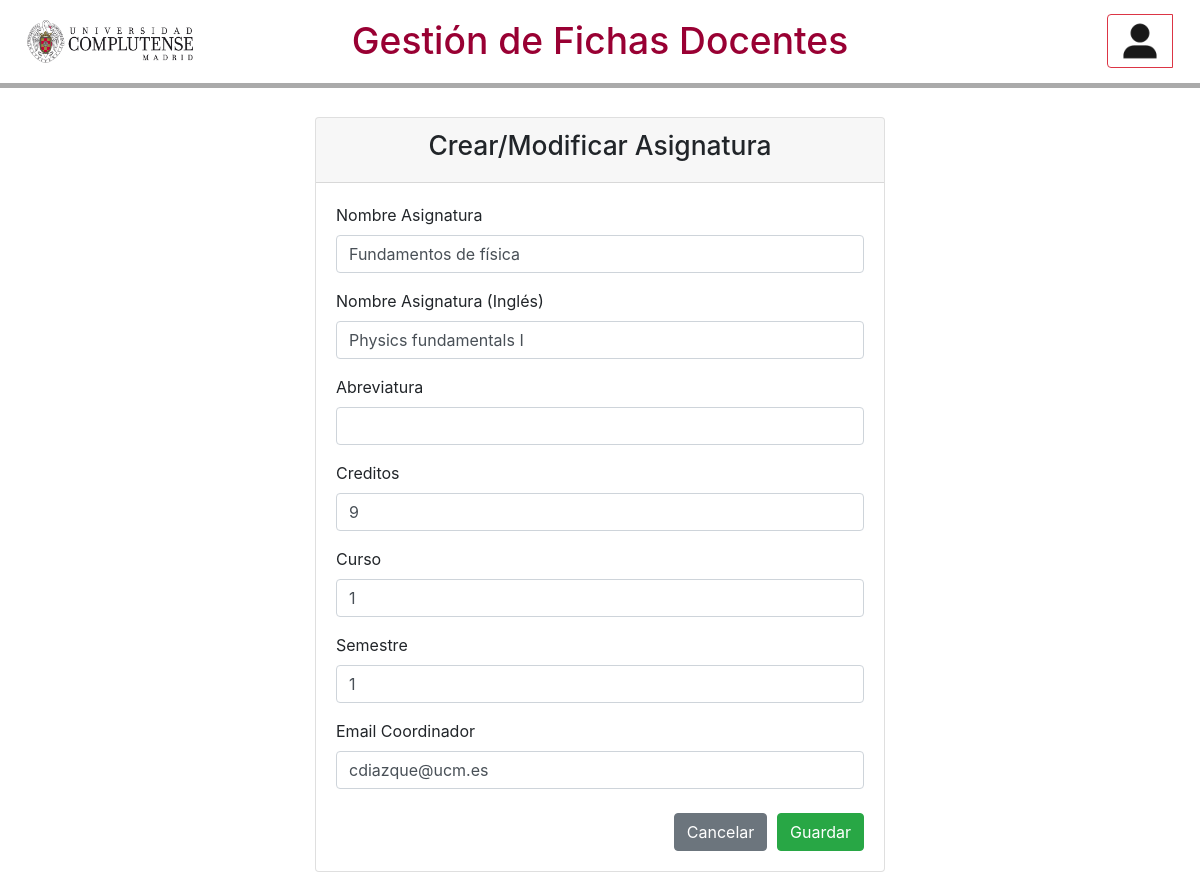
The page /asignatura.php?IdGrado=808&IdAsignatura=800490 (signed in) on the database its author committed.
### tables this page shows
CREATE TABLE `asignatura` (
  `IdAsignatura` int(6) NOT NULL,
  `NombreAsignatura` varchar(100) NOT NULL,
  `Abreviatura` varchar(5) NOT NULL,
  `Curso` int(1) NOT NULL,
  `Semestre` int(1) NOT NULL,
  `NombreAsignaturaIngles` varchar(100) DEFAULT NULL,
  `Creditos` float NOT NULL,
  `CoordinadorAsignatura` varchar(50) NOT NULL,
  `Estado` varchar(1) NOT NULL,
  `Activo` boolean NOT NULL,
  `IdMateria` int(6) NOT NULL
);

### includes/DataSource.php (called while the page is built, shortened)
<?php
require_once('config.php');
class DataSource{
    private $dsn;
    private $dbh;
    public  function __construct(){
        try{
            $this->dsn = "mysql:host=".BD_HOST.";dbname=".BD_NAME."";
            $this->dbh= new \PDO($this->dsn,BD_USER,BD_PASS);
        }
        catch(\PDOException $e){
            echo $e->getMessage();
        }
    }
    public function executeQuery($sql,$values){
        if(isset($this->dsn)&&isset($this->dbh)&&isset($sql)){
            $query=$this->dbh->prepare($sql);
            $query->execute($values);
            $results=$query->fetchAll(\PDO::FETCH_ASSOC);
            return $results;
        }else{
            return -1;
        }
    }
}

### includes/Integracion/Asignatura/DAOAsignaturaImplements.php (called while the page is built, shortened)
<?php
class DAOAsignaturaImplements implements DAOAsignatura
{
    public static function findAsignatura($idAsignatura)
    {
        $singletonDataSource = new SingletonDataSource();
        $dataSource = $singletonDataSource->getInstance();
        $sql = "SELECT * FROM asignatura WHERE IdAsignatura = :idAsignatura";
        $values = array(':idAsignatura' => $idAsignatura);
        $results = $dataSource->executeQuery($sql, $values);
        return $results;
    }
}

### includes/Negocio/Asignatura/SAAsignaturaImplements.php (called while the page is built, shortened)
<?php
require_once('includes/Negocio/Asignatura/Asignatura.php');
class SAAsignaturaImplements implements SAAsignatura
{
    public static function findAsignatura($idAsignatura)
    {
        $factoriesDAO = new FactoriesDAOImplements();
        $DAOAsignatura = $factoriesDAO->createDAOAsignatura();
        $asignatura = $DAOAsignatura->findAsignatura($idAsignatura);
        if ($asignatura && count($asignatura) === 1) {
            $asignatura = new Asignatura(
                $asignatura[0]['IdAsignatura'],
                $asignatura[0]['NombreAsignatura'],
                $asignatura[0]['Abreviatura'],
                $asignatura[0]['Curso'],
                $asignatura[0]['Semestre'],
                $asignatura[0]['NombreAsignaturaIngles'],
                $asignatura[0]['Creditos'],
                $asignatura[0]['CoordinadorAsignatura'],
                $asignatura[0]['Estado'],
                $asignatura[0]['Activo'],
                $asignatura[0]['IdMateria']
            );
        }
        else{
           $asignatura=null;
        }
        return $asignatura;
    }
}

### includes/Presentacion/FactoriaComandos/Asignatura/CommandFindAsignatura.php (called while the page is built, shortened)
<?php
class CommandFindAsignatura implements Command
{
    public function execute($data)
    {
        $factorySA = new FactorySAImplements();
        $saAsignatura = $factorySA->createSAAsignatura();
        $asignatura = $saAsignatura->findAsignatura($data);
        $responseContext = null;
        if (isset($asignatura)) {
            $responseContext = new Context(FIND_ASIGNATURA_OK, $asignatura);
        } else {
            $responseContext = new Context(FIND_ASIGNATURA_FAIL, null);
        }
        return $responseContext;
    }
}

### includes/Presentacion/Controlador/ControllerImplements.php (called while the page is built, shortened)
<?php
class ControllerImplements extends Controller
{
    public function action($context)
    {
        $factoryCommand = new FactoryCommandImplements;
        $command = $factoryCommand->getCommand($context->getEvent());
        $data = $context->getData();
        if ($command != null) {
            return $responseContext = $command->execute($data);
        }
        else return ERROR_EVENTO;
    }
}

### includes/SingletonDataSource.php (called while the page is built, shortened)
<?php
class SingletonDataSource{
    public static function getInstance(){
        if(!isset($data) || $data == NULL){
            $data = new \es\ucm\DataSource();
        }
        return $data;
    }
}

### includes/FormAsignatura.php (the view, shortened to what this page needs)
<?php
require_once('includes/Presentacion/Controlador/ControllerImplements.php');
class FormAsignatura extends Form
{
    protected function generaCamposFormulario($datosIniciales)
    {
        $abreviatura = isset($datosIniciales['Abreviatura']) ? $datosIniciales['Abreviatura'] : null;
        $nombreAsignatura = isset($datosIniciales['NombreAsignatura']) ?  $datosIniciales['NombreAsignatura'] : null;
        $nombreAsignaturaI = isset($datosIniciales['NombreAsignaturaI']) ?  $datosIniciales['NombreAsignaturaI'] : null;
        $creditos = isset($datosIniciales['Creditos']) ?  $datosIniciales['Creditos'] : null;
        $curso = isset($datosIniciales['Curso']) ?  $datosIniciales['Curso'] : null;
        $semestre = isset($datosIniciales['Semestre']) ?  $datosIniciales['Semestre'] : null;
        $coordinador= isset($datosIniciales['Coordinador']) ? $datosIniciales['Coordinador']: null;
        $idAsignatura = isset($datosIniciales['idAsignatura']) ? $datosIniciales['idAsignatura'] : null;
        $idGrado = $datosIniciales['idGrado'];
        $html = '
		<input type="hidden" name="idAsignatura" value="' . $idAsignatura . '" required />
		<input type="hidden" name="idGrado" value="' . $idGrado . '" required />';
        $html .= '<div class="form-group">
				<label for="nombreAsignatura">Nombre Asignatura</label>
				<input class="form-control" id="nombreAsignatura" rows="10" name="nombreAsignatura" value="' . $nombreAsignatura . '" required>
                </div>';
        $html .= '<div class="form-group">
				<label for="nombreAsignaturaI">Nombre Asignatura (Inglés)</label>
				<input class="form-control" id="nombreAsignaturaI" rows="10" name="nombreAsignaturaI" value="' . $nombreAsignaturaI . '">
                </div>';
        $html .= '<div class="form-group">
				<label for="abreviatura">Abreviatura</label>
				<input class="form-control" id="abreviatura" rows="10" name="abreviatura" value="' . $abreviatura . '" required>
                </div>';
        $html .= '<div class="form-group">
				<label for="creditos">Creditos</label>
				<input class="form-control" id="creditos" rows="10" name="creditos" value="' . $creditos . '" required>
                </div>';
        $html .= '<div class="form-group">
				<label for="curso">Curso</label>
				<input class="form-control" id="curso" rows="10" name="curso" value="' . $curso . '" required>
                </div>';
        $html .= '<div class="form-group">
				<label for="semestre">Semestre</label>
				<input class="form-control" id="semestre" rows="10" name="semestre" value="' . $semestre . '" required>
                </div>';
        $html .= '<div class="form-group">
				<label for="semestre">Email Coordinador</label>
				<input class="form-control" id="coordinador" rows="10" name="coordinador" value="' . $coordinador . '" required>
				</div>';
        $html .= '<div class="text-right">
		<a href="gestionAsignaturas.php?IdGrado=' . $idGrado . '&IdAsignatura=' . $idAsignatura . '#nav-info-asignatura">
		<button type="button" class="btn btn-secondary" id="btn-form">
		Cancelar
		</button>
		</a>
		<button type="submit" class="btn btn-success" id="btn-form" name="registrar">Guardar</button>
		</div>';
        return $html;
    }
}

### includes/Presentacion/Vistas/css/fichasdocentes.css (style rules this page uses)
html { height: 100%; margin: 0 auto; }
a { color: #454545; text-decoration: none; }
#btn-form { margin-top: 1.5% !important; margin-left: 1% !important; }

### rows shown on the page
asignatura: nombreAsignatura "Fundamentos de física", nombreAsignaturaI "Physics fundamentals I", creditos "9", curso "1", semestre "1", coordinador "cdiazque@ucm.es"
